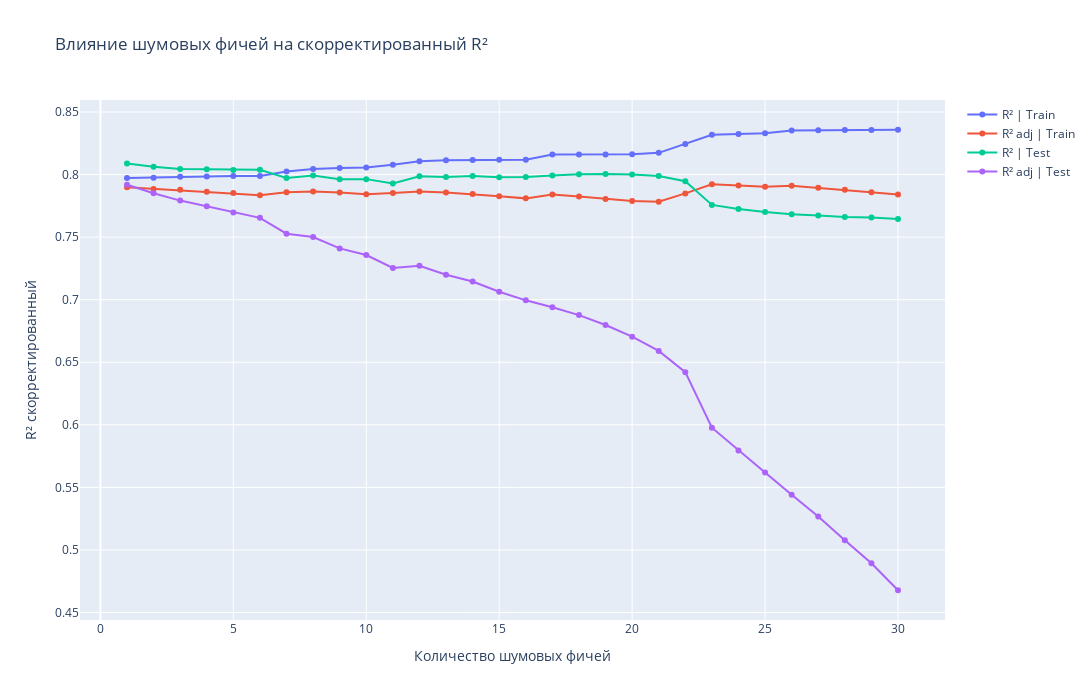

The cell this chart's notebook holds for it:
### Markdown cell above
Использование скорректированного $R2$ сильнее отражает эффект переобучения, особенно на тестовой выборке! Теперь давай финально сравним $R^2$ vs $R^2_{adj}$ на _train_ и _test_ на 1 графике

### Code cell
features_count = list(range(1, NOISY_FEATURES_COUNT + 1))

fig = go.Figure()

fig.add_trace(go.Scatter(
    x=features_count, 
    y=scores_train, 
    mode='lines+markers', 
    name='R² | Train',
    marker=dict(size=6)
))


fig.add_trace(go.Scatter(
    x=features_count, 
    y=scores_train_adj, 
    mode='lines+markers', 
    name='R² adj | Train',
    marker=dict(size=6)
))

fig.add_trace(go.Scatter(
    x=features_count, 
    y=scores_test, 
    mode='lines+markers', 
    name='R² | Test',
    marker=dict(size=6)
))

fig.add_trace(go.Scatter(
    x=features_count, 
    y=scores_test_adj, 
    mode='lines+markers', 
    name='R² adj | Test',
    marker=dict(size=6)
))

fig.update_layout(
    height=700, width=1500,
    title="Влияние шумовых фичей на скорректированный R²",
    xaxis_title="Количество шумовых фичей",
    yaxis_title="R² скорректированный",
)

fig.show()

### Figure 1 — Plotly figure (JSON) as saved in the notebook; plotly's stock layout.template omitted (floating-point values rounded to 4 significant figures)
{"data": [{"marker": {"size": 6}, "mode": "lines+markers", "name": "R² | Train", "type": "scatter", "x": [1, 2, 3, 4, 5, 6, 7, 8, 9, 10, 11, 12, 13, 14, 15, 16, 17, 18, 19, 20, 21, 22, 23, 24, 25, 26, 27, 28, 29, 30], "y": [0.7972, 0.7974, 0.7983, 0.7984, 0.7988, 0.7988, 0.8024, 0.8044, 0.8053, 0.8056, 0.8079, 0.8106, 0.8114, 0.8117, 0.8118, 0.8118, 0.816, 0.8161, 0.8161, 0.8162, 0.8173, 0.8243, 0.8317, 0.8324, 0.8331, 0.8352, 0.8354, 0.8356, 0.8356, 0.8358]}, {"marker": {"size": 6}, "mode": "lines+markers", "name": "R² adj | Train", "type": "scatter", "x": [1, 2, 3, 4, 5, 6, 7, 8, 9, 10, 11, 12, 13, 14, 15, 16, 17, 18, 19, 20, 21, 22, 23, 24, 25, 26, 27, 28, 29, 30], "y": [0.7898, 0.7885, 0.7878, 0.7863, 0.7851, 0.7835, 0.7858, 0.7864, 0.7857, 0.7843, 0.7852, 0.7865, 0.7857, 0.7843, 0.7827, 0.781, 0.7841, 0.7824, 0.7805, 0.7788, 0.7783, 0.7849, 0.7922, 0.7912, 0.7902, 0.7911, 0.7894, 0.7878, 0.7859, 0.7841]}, {"marker": {"size": 6}, "mode": "lines+markers", "name": "R² | Test", "type": "scatter", "x": [1, 2, 3, 4, 5, 6, 7, 8, 9, 10, 11, 12, 13, 14, 15, 16, 17, 18, 19, 20, 21, 22, 23, 24, 25, 26, 27, 28, 29, 30], "y": [0.8089, 0.8061, 0.8045, 0.8042, 0.8037, 0.8039, 0.7973, 0.7992, 0.7962, 0.7963, 0.7929, 0.7987, 0.798, 0.7988, 0.7978, 0.798, 0.7993, 0.8003, 0.8005, 0.8001, 0.7988, 0.7946, 0.7758, 0.7725, 0.7702, 0.7684, 0.7672, 0.766, 0.7656, 0.7644]}, {"marker": {"size": 6}, "mode": "lines+markers", "name": "R² adj | Test", "type": "scatter", "x": [1, 2, 3, 4, 5, 6, 7, 8, 9, 10, 11, 12, 13, 14, 15, 16, 17, 18, 19, 20, 21, 22, 23, 24, 25, 26, 27, 28, 29, 30], "y": [0.7918, 0.785, 0.7792, 0.7747, 0.7697, 0.7654, 0.7527, 0.7501, 0.741, 0.7357, 0.7254, 0.7271, 0.72, 0.7145, 0.7064, 0.6995, 0.6939, 0.6877, 0.6798, 0.6704, 0.6591, 0.6421, 0.5977, 0.5794, 0.5619, 0.5442, 0.5267, 0.5078, 0.4894, 0.4678]}], "layout": {"height": 700, "title": {"text": "Влияние шумовых фичей на скорректированный R²"}, "width": 1500, "xaxis": {"title": {"text": "Количество шумовых фичей"}}, "yaxis": {"title": {"text": "R² скорректированный"}}}}
